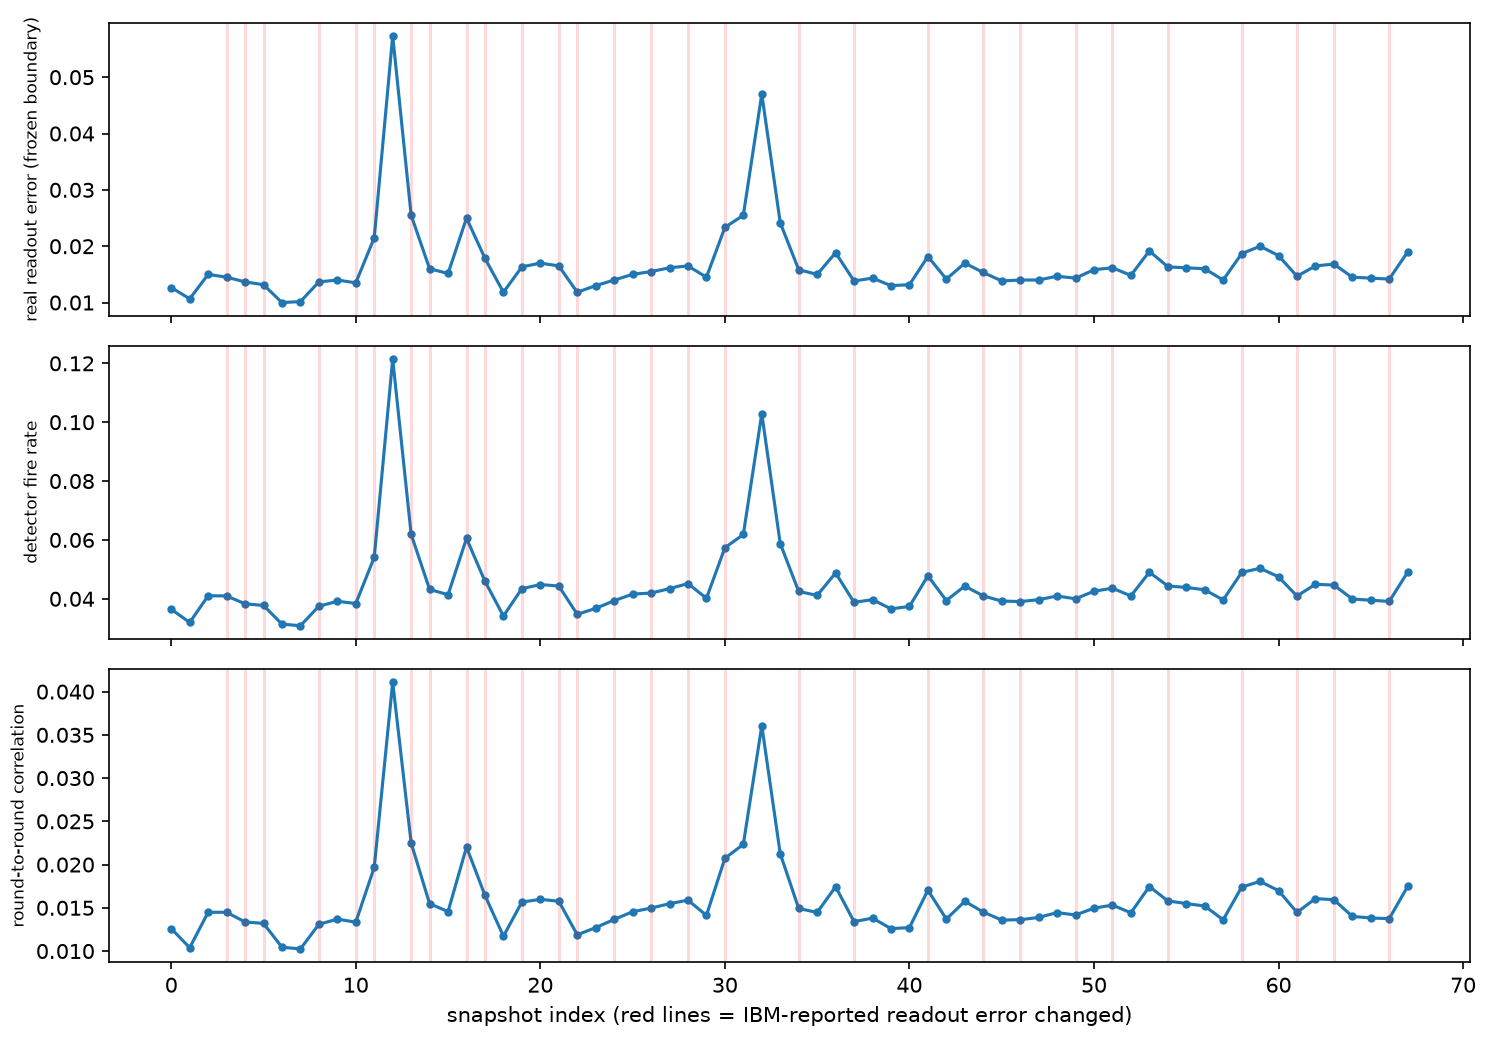

Python code for this plot:
"""
real_drift_detector.py

Gate 2 check: does the syndrome-based detector react to REAL IBM readout drift,
and does it react when IBM's reported readout errors change?

Pipeline, per snapshot in data/:
    real IQ points --(frozen 0/1 boundary from first snapshot)--> readout error p
    p --> Stim surface code (drift_framework.build_circuit) --> detection events
    detection events --> fire rate, round-to-round correlation (drift_framework.features)

Usage (from the repo root):
    python real_drift_detector.py                 # defaults: d=5, 4000 shots per snapshot
    python real_drift_detector.py --d 3 --shots 2000

Outputs:
    real_drift_detector.csv   one row per snapshot
    real_drift_detector.png   fire rate and correlation over time, recalibration times marked

Requires: stim, numpy, matplotlib   (drift_framework.py must be in the same folder)
"""
import argparse
import glob
import json
import os

import numpy as np

from drift_framework import Layout, build_circuit, features, sample_window

QUBITS = (0, 1, 2)
N_BASE = 10     # snapshots 1..N_BASE define the healthy readout-error level
P_PHYS = 0.001  # physical error rate, held fixed: all drift here is readout drift


def load_snapshots(data_dir):
    snaps = []
    for f in sorted(glob.glob(os.path.join(data_dir, "iq_*.npz"))):
        mf = f.replace("iq_", "metadata_").replace(".npz", ".json")
        if not os.path.exists(mf):
            continue
        meta = json.load(open(mf))
        cal = meta["calibration"]
        ibm_ro = tuple(cal[f"q{q}"]["readout_error"] for q in QUBITS)
        snaps.append((meta["timestamp_utc"], ibm_ro, np.load(f)))
    snaps.sort(key=lambda s: s[0])
    return snaps


def frozen_boundary_error(iq0, iq1, c0, c1):
    """Misassignment of a boundary frozen at (c0, c1): perpendicular bisector of the two centroids."""
    w, mid = c1 - c0, (c0 + c1) / 2
    cls = lambda z: (((z - mid) * np.conj(w)).real > 0)
    e0 = cls(iq0).mean()           # prepared 0, read 1
    e1 = 1.0 - cls(iq1).mean()     # prepared 1, read 0
    return e0, e1


def main():
    ap = argparse.ArgumentParser()
    ap.add_argument("--data-dir", default="data")
    ap.add_argument("--d", type=int, default=5)
    ap.add_argument("--shots", type=int, default=4000)
    ap.add_argument("--zthr", type=float, default=3.0, help="alarm threshold in baseline standard deviations")
    ap.add_argument("--rel-rise", type=float, default=0.30,
                    help="alarm also needs fire rate or correlation at least this fraction above the healthy level")
    args = ap.parse_args()

    snaps = load_snapshots(args.data_dir)
    print(f"{len(snaps)} snapshots from {snaps[0][0]} to {snaps[-1][0]}")

    # 1) frozen boundary per qubit, calibrated on the first snapshot
    first = snaps[0][2]
    cent = {q: (first[f"q{q}_state0"].mean(), first[f"q{q}_state1"].mean()) for q in QUBITS}

    # 2) real readout error per snapshot (mean over q0..q2 of the two-state average)
    p_ro, recal = [], []
    prev_cal = None
    for ts, cal, d in snaps:  # cal = IBM-reported readout errors (q0,q1,q2) at that snapshot
        errs = []
        for q in QUBITS:
            e0, e1 = frozen_boundary_error(d[f"q{q}_state0"], d[f"q{q}_state1"], *cent[q])
            errs.append((e0 + e1) / 2)
        p_ro.append(max(float(np.mean(errs)), 1e-4))
        recal.append(prev_cal is not None and cal != prev_cal)
        prev_cal = cal
    p_ro, recal = np.array(p_ro), np.array(recal)

    # 3) healthy baseline: many windows at the starting error, to get a noise level
    p_base = float(np.median(p_ro[1:N_BASE + 1]))
    print(f"healthy baseline readout error (median of snapshots 1..{N_BASE}): {p_base:.4f}")
    c_base = build_circuit(args.d, p_readout=p_base, p_phys=P_PHYS)
    lay = Layout(c_base)
    ref = features(sample_window(c_base, 200000, seed=1)[0], lay, np.ones(lay.n_anc))["per_anc"]
    base = [features(sample_window(c_base, args.shots, seed=100 + k)[0], lay, ref) for k in range(30)]
    bf, bt = np.array([b["fire_rate"] for b in base]), np.array([b["tcorr"] for b in base])

    # 4) replay every real snapshot
    rows = []
    for i, ((ts, cal, _), p) in enumerate(zip(snaps, p_ro)):
        c = build_circuit(args.d, p_readout=p, p_phys=P_PHYS)
        f = features(sample_window(c, args.shots, seed=5000 + i)[0], lay, ref)
        rows.append((ts, cal, p, f["fire_rate"], f["tcorr"], f["asym"],
                     (f["fire_rate"] - bf.mean()) / bf.std(), (f["tcorr"] - bt.mean()) / bt.std()))

    import csv
    with open("real_drift_detector.csv", "w", newline="") as fh:
        w = csv.writer(fh)
        w.writerow(["timestamp_utc", "ibm_readout_error_q0_q1_q2", "readout_error", "fire_rate", "tcorr", "asym",
                    "z_fire", "z_tcorr", "recal_event"])
        for r, rc in zip(rows, recal):
            w.writerow([*r, int(rc)])

    z_fire = np.array([r[6] for r in rows])
    z_tc = np.array([r[7] for r in rows])
    fire_arr = np.array([r[3] for r in rows]); tc_arr = np.array([r[4] for r in rows])
    rise_fire = fire_arr / bf.mean() - 1.0
    rise_tc = tc_arr / bt.mean() - 1.0

    def alarm_rule(rel):
        sig = (z_fire > args.zthr) | (z_tc > args.zthr)
        big_enough = (rise_fire > rel) | (rise_tc > rel)
        return sig & big_enough

    alarm = alarm_rule(args.rel_rise)

    print(f"\nbaseline noise: fire rate {bf.mean():.4f} +/- {bf.std():.4f}, tcorr {bt.mean():.5f} +/- {bt.std():.5f}")
    print(f"snapshots with alarm (z > {args.zthr}): {alarm.sum()} of {len(alarm)}")
    print(f"snapshots where IBM-reported readout error changed: {recal.sum()}")
    if recal.any():
        print(f"  mean |change in readout error| when IBM numbers changed : "
              f"{np.mean(np.abs(np.diff(p_ro, prepend=p_ro[0]))[recal]):.4f}")
        print(f"  mean |change in readout error| when they did not      : "
              f"{np.mean(np.abs(np.diff(p_ro, prepend=p_ro[0]))[~recal]):.4f}")
        print(f"  alarms when IBM numbers changed: {(alarm & recal).sum()} of {recal.sum()}")
    big = p_ro > 2 * p_base
    print(f"\nbig drift events (readout error > 2x healthy baseline): {big.sum()}  ->  alarms on them: {(alarm & big).sum()} of {big.sum()}")
    quiet = p_ro < 1.25 * p_base
    print(f"quiet snapshots (readout error < 1.25x baseline): {quiet.sum()}")
    print(f"\nalarm rule: z > {args.zthr} AND rise above healthy > rel-rise")
    print("  rel-rise | alarms total | big events caught | false alarms on quiet snapshots")
    for rel in (0.0, 0.05, 0.10, 0.15, 0.20, 0.30, 0.50):
        a = alarm_rule(rel)
        mark = "  <- used" if abs(rel - args.rel_rise) < 1e-9 else ""
        print(f"   {rel:5.2f}   |   {a.sum():4d}       |   {(a & big).sum()} of {big.sum()}        |   {(a & quiet).sum()} of {quiet.sum()}{mark}")
    print("\nlargest readout-error snapshots:")
    for i in np.argsort(p_ro)[::-1][:5]:
        print(f"  {rows[i][0][:19]}  p={p_ro[i]:.4f}  z_fire={z_fire[i]:+.1f}  z_tcorr={z_tc[i]:+.1f}  alarm={bool(alarm[i])}")

    import matplotlib
    matplotlib.use("Agg")
    import matplotlib.pyplot as plt
    t = np.arange(len(rows))
    fig, ax = plt.subplots(3, 1, figsize=(10, 7), sharex=True)
    for a, y, lab in ((ax[0], p_ro, "real readout error (frozen boundary)"),
                      (ax[1], [r[3] for r in rows], "detector fire rate"),
                      (ax[2], [r[4] for r in rows], "round-to-round correlation")):
        a.plot(t, y, ".-")
        a.set_ylabel(lab, fontsize=8)
        for k in np.where(recal)[0]:
            a.axvline(k, color="r", alpha=0.15)
    ax[2].set_xlabel("snapshot index (red lines = IBM-reported readout error changed)")
    fig.tight_layout()
    fig.savefig("real_drift_detector.png", dpi=150)
    print("\nwrote real_drift_detector.csv and real_drift_detector.png")


if __name__ == "__main__":
    main()
